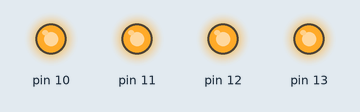
Bench run of a sketch on a simulated Arduino Uno, built with avr-gcc and run on an emulated ATmega328P. On the bench: output pins drawn as LEDs (lit = HIGH).

Above: at 0.1 s.
Timing chart, 0 to 1.6 s (numbered marks = the images above):
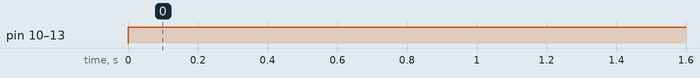

The sketch:

index.ino
```cpp
void setup() {
  pinMode(13, OUTPUT);
  pinMode(12, OUTPUT);
  pinMode(11, OUTPUT);
  pinMode(10, OUTPUT);
}

void loop() {
  digitalWrite(13, HIGH);
  digitalWrite(12, HIGH);
  digitalWrite(11, HIGH);
  digitalWrite(10, HIGH);
}
```

Measured:
- by itself, pin 10–13: LOW → HIGH at 0.00 s
